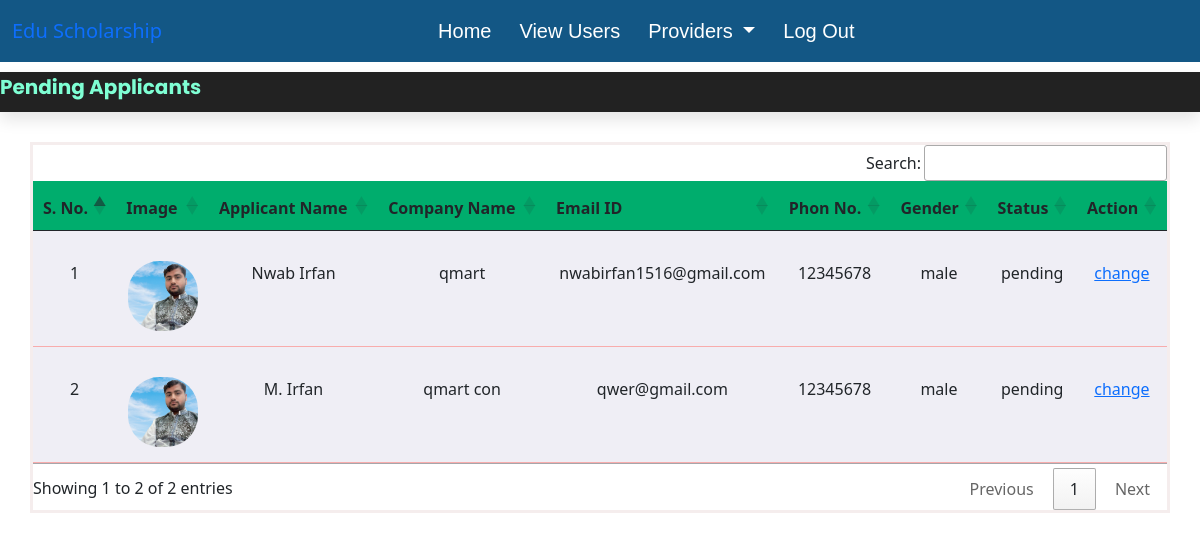
Before: /providers_pending (signed in) with the older database file.
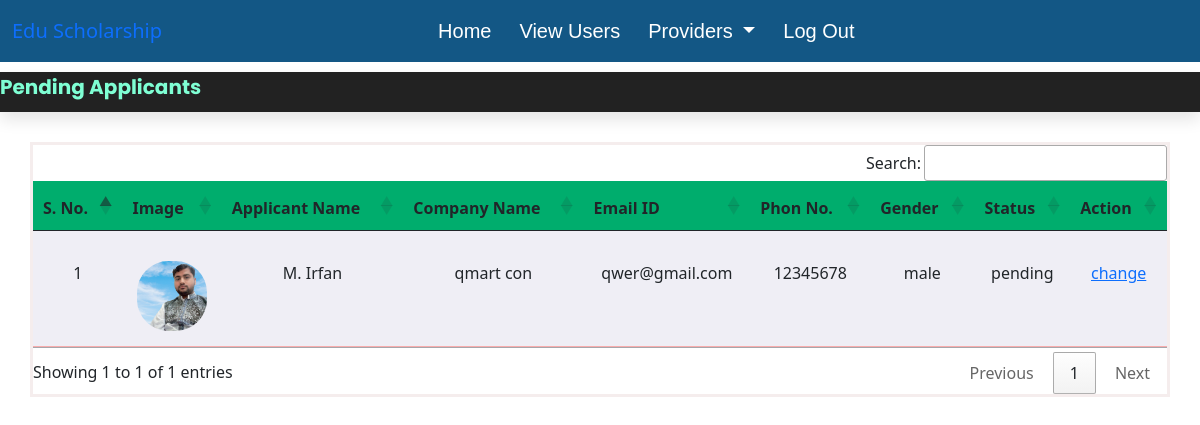
After: the same page with the newer database file.
### scholarship/models.py (models this page shows, shortened)
class Provider(models.Model):
    user = models.ForeignKey(User, on_delete=models.CASCADE)
    mobile = models.CharField(max_length=12, null=False)
    image = models.FileField()
    gender = models.CharField(max_length=10, null=False)
    companyname = models.CharField(max_length=50, null=False)
    usertype = models.CharField(max_length=30, null=False)
    status = models.CharField(max_length=30, null=False)

### scholarship/views.py (the view)
# urls.py: path('providers_pending', providers_pending, name='providers_pending'),
def providers_pending(request):
    if not request.user.is_authenticated:
        return redirect('admin_login')
    providerdata = Provider.objects.filter(status="pending")
    dic = {'Providerdata': providerdata}
    return render(request, 'providers_pending.html', dic)

### scholarship/templates/providers_pending.html (shortened to what this page needs)
{% extends 'admin_base.html' %}
{% load static %}
{% block content %}
<section class="marquee">
    <marquee behavior="scroll" direction="left" scrollamount="12">Pending Applicants</marquee>
</section>
<section class="view">
    <div class="container">
        <table class="table" id="example" >
            <thead>
                <tr>
                    <th>S. No.</th>
                    <th>Image</th>
                    <th>Applicant Name</th>
                    <th>Company Name</th>
                    <th>Email ID </th>
                    <th>Phon No.</th>
                    <th>Gender</th>
                    <th>Status</th>
                    <th>Action</th>
                </tr>
            </thead>
            <tbody>
                {% for data in Providerdata %}
                <tr>
                    <td>{{ forloop.counter }}</td>
                    <td><img src="{{ data.image.url }}"></td>
                    <td>{{ data.user.first_name }} {{ data.user.last_name }}</td>
                    <td>{{ data.companyname }}</td>
                    <td>{{ data.user.username }}</td>
                    <td>{{ data.mobile }}</td>
                    <td>{{ data.gender }}</td>
                    <td>{{ data.status }}</td>
                    <td><a href="{% url 'change_status' data.id %}">change</a></td>
                </tr>
                {% endfor %}
            </tbody>
        </table>
    </div>
</section>
{% endblock %}

Changed rows visible on the page:
no longer on this page (row edited): Provider: image (picture), user.first_name "Nwab", user.last_name "Irfan", companyname "qmart", user.username "nwabirfan1516@gmail.com", mobile "12345678", gender "male", status "pending"
Other visible differences:
text written by a page script: "Search: Showing 1 to 2 of 2 entries Previous 1 Next" → "Search: Showing 1 to 1 of 1 entries Previous 1 Next"
